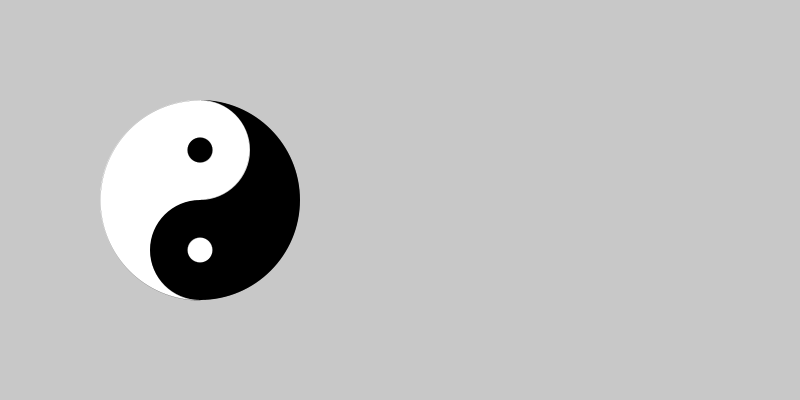
Frame 1 (no input)
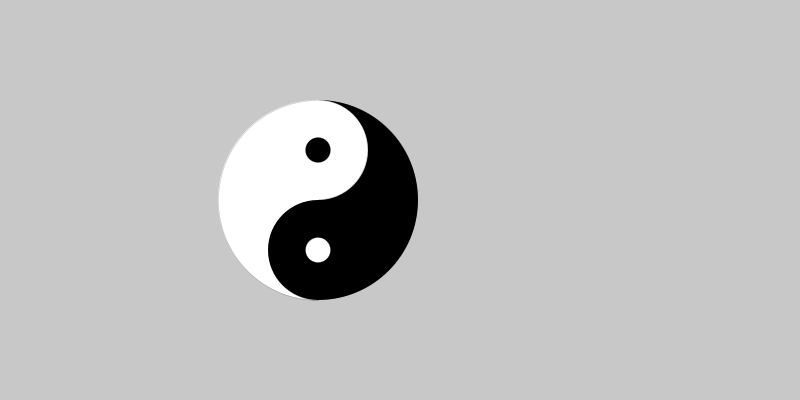
Frame 60 (the mouse pressed at the canvas centre just before this capture)
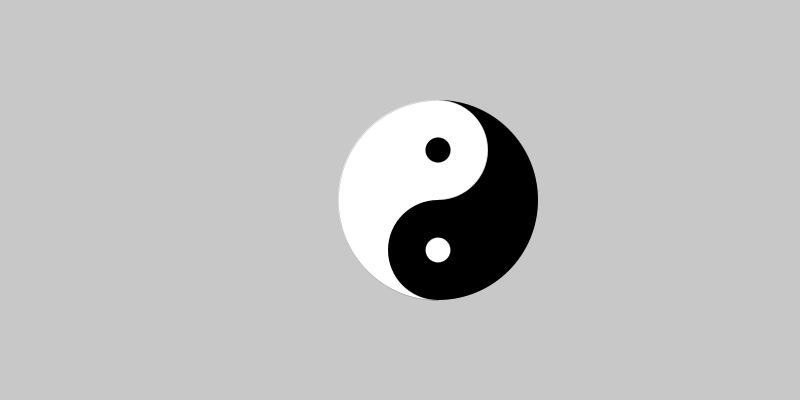
Frame 120 (the mouse held since frame 60 and released just before this capture)

The Processing sketch that drew these frames (run headless with seeded random() and noise(); from frame 60 on, the mouse is pressed at the canvas centre):

// Processing sketch: YinYangAnimation
// ── YinYangAnimation.pde
int centerX = 200;
int centerY = 200;
int diameter = 200;
int shift = 2;

void setup(){
  size(800, 400);
}

void draw(){
  background(200);
  
  //Outer Circle
  fill(255);
  strokeWeight(0);
  arc(centerX, centerY, diameter, diameter, radians(90), radians(270));
  fill(0);
  arc(centerX, centerY, diameter, diameter, radians(270), radians(450));
  
  //Inner Arcs
  fill(255);
  arc(centerX, centerY - diameter/4, diameter/2, diameter/2, radians(270), radians(450));
  fill(0);
  arc(centerX, centerY + diameter/4, diameter/2, diameter/2, radians(90), radians(270));
  
  //Inner Circles
  fill(0);
  ellipse(centerX, centerY - diameter/4, diameter/8, diameter/8);
  fill(255);
  ellipse(centerX, centerY + diameter/4, diameter/8, diameter/8);
  
  //Move side to side
  centerX = centerX + shift;
  if(centerX + diameter/2 > width || centerX - diameter/2 < 0){
    shift = -shift;
  }
}
